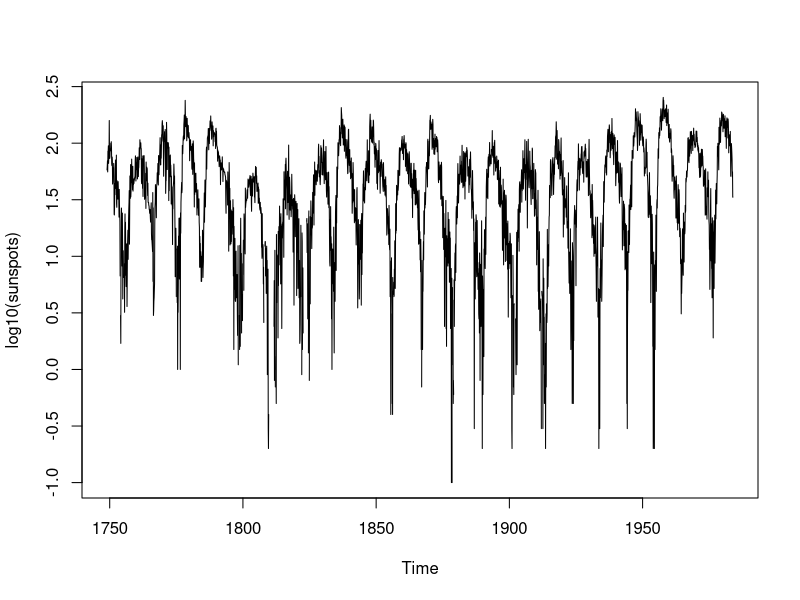
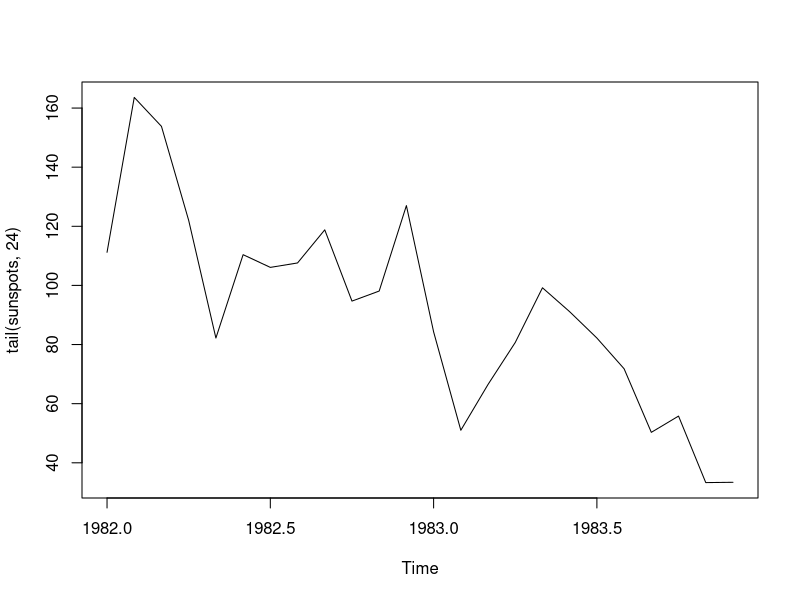

The R script that drew these images, in order:
tail(sunspots,10)
m = HoltWinters(sunspots)
m
plot(log10(sunspots))

x=44.44311347+1*(-0.003900787)+(-12.28749771)
x
library(forecast)
forecast:::forecast.HoltWinters(HoltWinters(sunspots))
plot(tail(sunspots,24))
